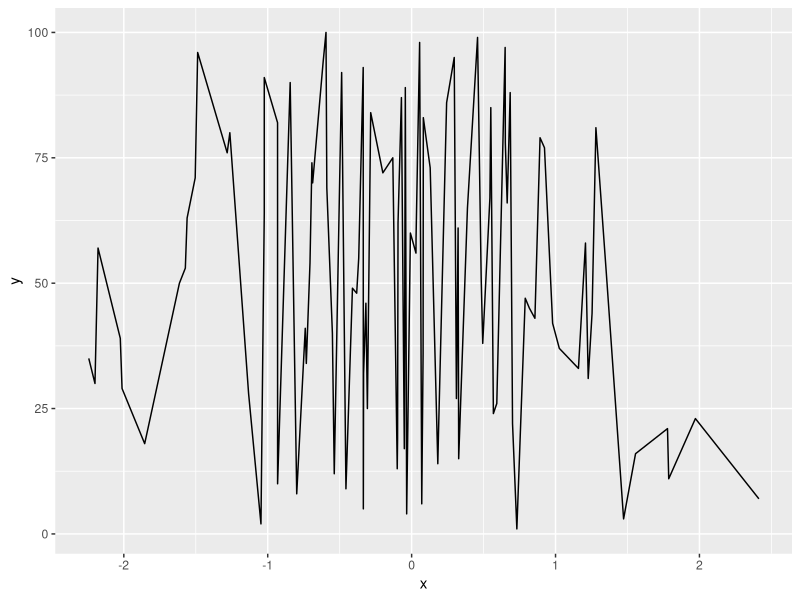
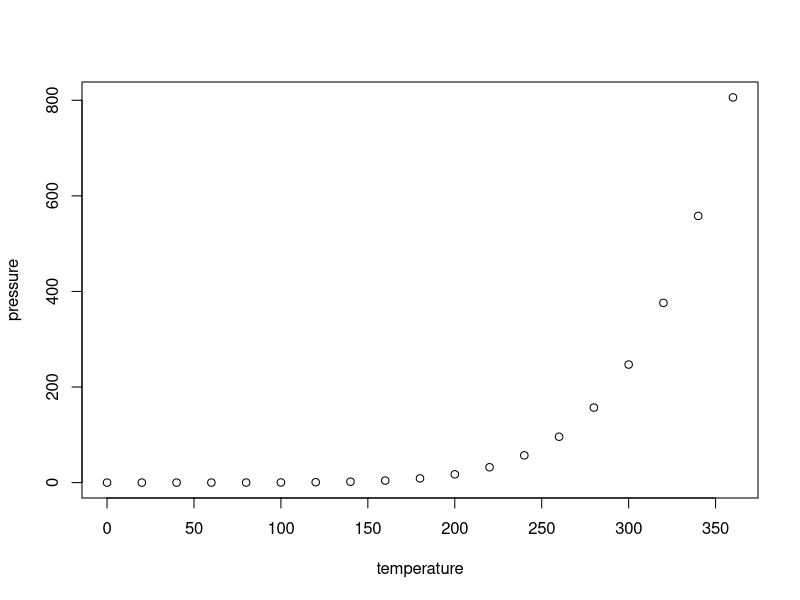

R code for these plots, in order:
## ---- chunk 1
knitr::opts_chunk$set(echo = TRUE)
knitr::opts_chunk$set(fig.align ="center")
## ---- chunk 2
install.packages("bookdown")
library(bookdown)
install.packages("tidyverse")
library(tidyverse)
install.packages("ggplot2")
library(ggplot2)

## ---- chunk 3
x = rnorm(100) 
y = seq(1:100) 

dat = data.frame(x, y) 
ggplot(dat, aes(x = x, y = y)) + 
    geom_line()

## ---- chunk 4
table_dat <- head(dat,5)
knitr::kable(table_dat, 
             caption = "This is random noise table",
             digits = 1)
## ---- chunk 5
summary(cars)
## ---- chunk 6
plot(pressure)
